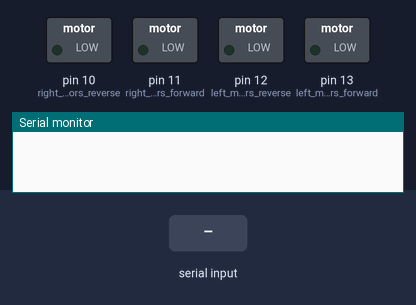
Bench run of a sketch on a simulated Arduino Uno, built with avr-gcc and run on an emulated ATmega328P. Parts: switched loads named in the sketch (green lamp = pin HIGH), the last lines printed to the serial monitor. The test bench sets the inputs (shaded band).

Above: at 1.2 s.
1.3 s: "F" received over Serial
At 2.3 s:
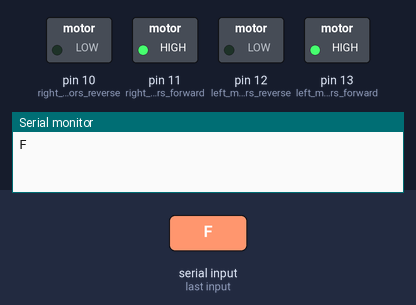
2.9 s: "B" received over Serial
At 3.5 s:
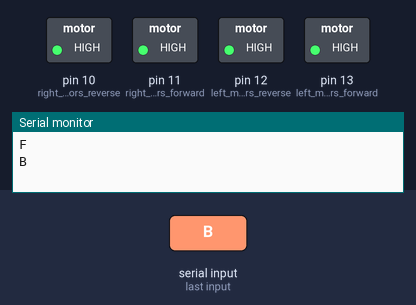
Timing chart, 0 to 5.9 s (numbered marks = the images above; inputs shaded):
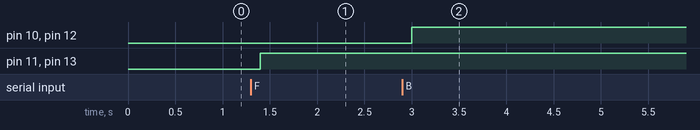

The sketch:

bluetooth_controlled_car.ino
```cpp
char key;

void setup() {
Serial.begin(9600);
pinMode(13,OUTPUT);   //left motors forward
pinMode(12,OUTPUT);   //left motors reverse
pinMode(11,OUTPUT);   //right motors forward
pinMode(10,OUTPUT);   //right motors reverse


}

void loop() {
if(Serial.available()){
  key = Serial.read();
  Serial.println(key);
}

if(key == 'F'){            //move forward(all motors rotate in forward direction)
  digitalWrite(13,HIGH);
  digitalWrite(11,HIGH);
}

else if(key == 'B'){      //move reverse (all motors rotate in reverse direction)
  digitalWrite(12,HIGH);
  digitalWrite(10,HIGH);
}

else if(key == 'L'){      //turn right (left side motors rotate in forward direction, right side motors doesn't rotate)
  digitalWrite(11,HIGH);
}

else if(key == 'R'){      //turn left (right side motors rotate in forward direction, left side motors doesn't rotate)
  digitalWrite(13,HIGH);
}

else if(key == 'S'){      //STOP (all motors stop)
  digitalWrite(13,LOW);
  digitalWrite(12,LOW);
  digitalWrite(11,LOW);
  digitalWrite(10,LOW);
}
delay(100);
}
```

Measured:
- after the input at 1.3 s, pin 11 (right_motors_forward), pin 13 (left_motors_forward): LOW → HIGH after 0.10 s
- after the input at 2.9 s, pin 10 (right_motors_reverse), pin 12 (left_motors_reverse): LOW → HIGH after 0.10 s
